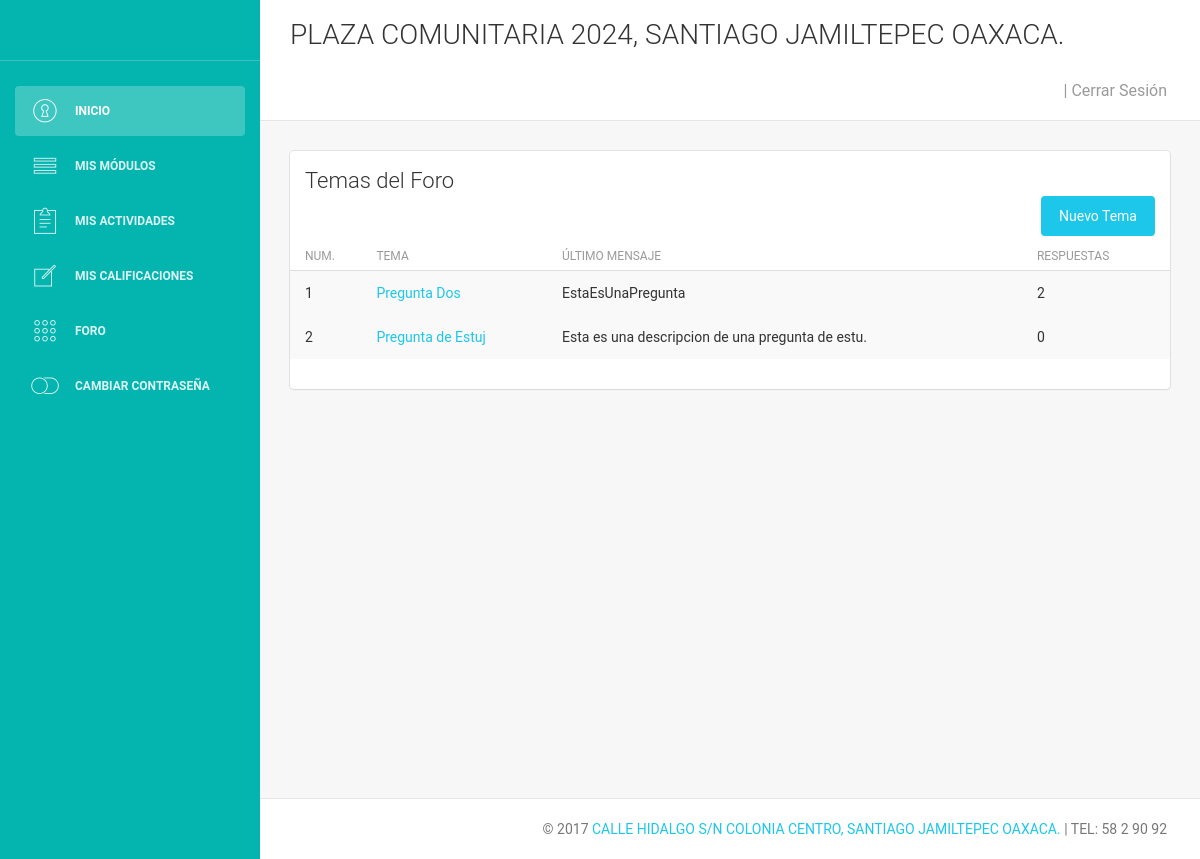
Page /vistas/miforo/listar-e.php on the committed database.
### tables this page shows
CREATE TABLE `foro_foro` (
  `id_foro` int(11) NOT NULL,
  `id_forocategoria` int(11) NOT NULL,
  `foro` varchar(250) NOT NULL,
  `descripcion` text NOT NULL
);

CREATE TABLE `foro_temas` (
  `id_tema` int(11) NOT NULL,
  `id_foro` int(11) NOT NULL,
  `titulo` varchar(250) NOT NULL,
  `contenido` text NOT NULL,
  `fecha` date NOT NULL,
  `id_usuario` int(5) NOT NULL,
  `activo` int(1) NOT NULL,
  `hits` int(11) NOT NULL
);

### vistas/miforo/listar-e.php (the view, shortened to what this page needs)
<?php
include '../../control/conexion.php';
require_once '../plantillas/encabezado-e.php';
?>
    <div class="content">
        <div class="container-fluid">
            <div class="row">
                <div class="col-md-12">
                    <div class="card">
                        <div class="header">
                            <h4 class="title">Temas del Foro</h4>
                            <a href="alta-e.php"class="btn btn-info btn-fill pull-right">Nuevo Tema</a>
                        </div>
                        <div class="content table-responsive table-full-width">
                            <table class="table table-hover table-striped">
                                <thead>
                                <th>Num.</th>
                                <th>Tema</th>
                                <th>Último mensaje</th>
                                <th>Respuestas</th>
                                </thead>
                                <tbody>
                                <?php
                                $comprobar = "SELECT * FROM `foro_foro`";
                                $ejecutar = $conexion->query($comprobar);
                                $i = 0;
                                while ($datos = $ejecutar->fetch_assoc()) {
                                    $id = $datos['id_foro'];
                                    echo "<tr>";
                                    echo "<td>". number_format( $i += 1) ."</td>";
                                    echo "<td><a href='comen-e.php?id=$id'>". $datos['foro'] ."</a></td>";
                                    $consulta = "SELECT * FROM `foro_temas` WHERE `id_foro` ='$id'";
                                    $ejecutar2 = $conexion->query($consulta);
                                    $datos1 = $ejecutar2->fetch_assoc();
                                    if (empty($datos1['contenido'])){
                                        echo "<td>No hay respuestas</td>";
                                        echo "<td>0</td>";
                                    }else {
                                        echo "<td>" . $datos1['contenido'] . "</td>";
                                        echo "<td>" . $datos1['hits'] . "</td>";
                                    }
                                    echo "<tr>";
                                }
                                ?>
                                </tbody>
                            </table>
                        </div>
                    </div>
                </div>
            </div>
        </div>
    </div>
<?php require_once '../plantillas/footer.php';

### rows in the picture
foro_foro: i "1", foro "Pregunta Dos", foro_temas.contenido "EstaEsUnaPregunta", foro_temas.hits "2"
foro_foro: i "2", foro "Pregunta de Estuj", foro_temas.contenido "Esta es una descripcion de una pregunta de estu.", foro_temas.hits "0"
